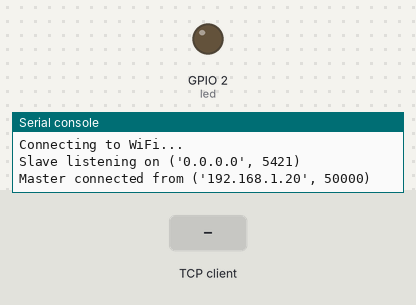
The program below on a simulated ESP32 board running MicroPython. On the bench: output pins drawn as LEDs (lit = HIGH), the last lines printed to the serial console. The test bench sets the inputs (shaded band). WiFi joins after 1.5 s; one TCP client connects 1 s after the port opens and stays connected.

Above: at 2.7 s.
2.8 s: the TCP client sends "ON\n"
At 3.9 s:
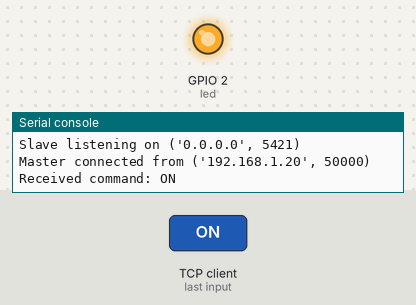
4.3 s: the TCP client sends "OFF\n"
At 5.0 s:
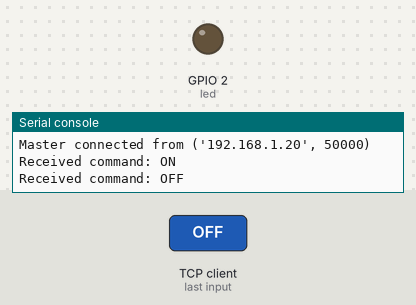
Timing chart, 0 to 7.3 s (numbered marks = the images above; inputs shaded):
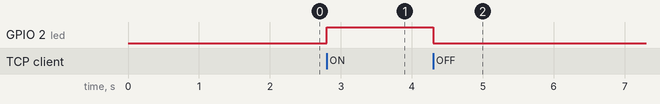

Measured:
- after the input at 2.8 s, GPIO 2 (led): LOW → HIGH at once
- after the input at 4.3 s, GPIO 2 (led): HIGH → LOW at once

The program:

TCP.py
```python
import network
import socket
import time
from machine import Pin

PORT = 5421
MASTER = '192.168.0.123'
SLAVE = '192.168.0.232'
led = Pin(2, Pin.OUT)
button = Pin(0, Pin.IN, Pin.PULL_UP)

def connect_wifi(ssid="TP-Link_0D14", password="24827089"):
    sta = network.WLAN(network.STA_IF); sta.active(True)
    if not sta.isconnected():
        print("Connecting to WiFi...")
        sta.connect(ssid, password)
        t_start = time.ticks_ms()
        while time.ticks_diff(time.ticks_ms(), t_start) < 1e5:
            if sta.isconnected(): break
            time.sleep_ms(500)
        else: raise Exception("WiFi connect failed")
    return sta.ifconfig()[0]

def run_slave():
    addr = socket.getaddrinfo('0.0.0.0', PORT)[0][-1]
    s = socket.socket(); s.bind(addr); s.listen(1)
    print('Slave listening on', addr)
    while True:
        cl, addr = s.accept()
        print('Master connected from', addr)
        try:
            while True:
                data = cl.recv(1024)
                if not data: break
                cmd = data.decode().strip()
                print('Received command:', cmd)
                if cmd == "ON":
                    led.value(1); cl.send(b"OK: LED ON")
                elif cmd == "OFF":
                    led.value(0); cl.send(b"OK: LED OFF")
                else: cl.send(b"ERROR: Unknown command")
        except Exception as e: print("Error:", e)
        finally: cl.close()

def button_pressed(): return button.value() == 0

def run_master():
    s = socket.socket(); s.connect((SLAVE, PORT))
    print(f"Connected to slave at {SLAVE}:{PORT}")
    try:
        while True:
            time.sleep_ms(50)
            if button_pressed():
                cmd = "ON"; print("Sending:", cmd); s.send(cmd.encode())
                response = s.recv(1024); print("Response:", response.decode())
                while button_pressed(): time.sleep_ms(50)
                cmd = "OFF"; print("Sending:", cmd); s.send(cmd.encode())
                response = s.recv(1024); print("Response:", response.decode())
    except Exception as e: print("Error:", e)
    finally: s.close()


sta = network.WLAN(network.STA_IF)
if not sta.isconnected():
    connect_wifi("TP-Link_0D14", "24827089")
net = sta.ifconfig()[0]
ROLE = "MASTER" if net == MASTER else "SLAVE"
if ROLE == "MASTER": run_master()
else: run_slave()
```
